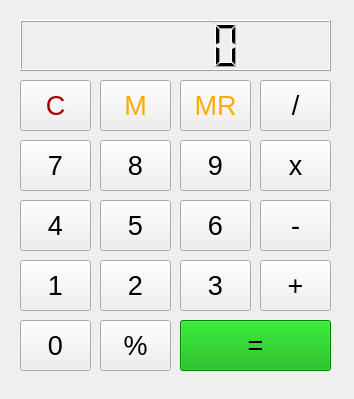
<?xml version="1.0" encoding="UTF-8"?>
<ui version="4.0">
 <class>MainWindow</class>
 <widget class="QMainWindow" name="MainWindow">
  <property name="geometry">
   <rect>
    <x>0</x>
    <y>0</y>
    <width>354</width>
    <height>399</height>
   </rect>
  </property>
  <property name="windowTitle">
   <string>MainWindow</string>
  </property>
  <widget class="QWidget" name="centralwidget">
   <widget class="QPushButton" name="pushButton_7">
    <property name="geometry">
     <rect>
      <x>20</x>
      <y>140</y>
      <width>71</width>
      <height>51</height>
     </rect>
    </property>
    <property name="font">
     <font>
      <pointsize>20</pointsize>
     </font>
    </property>
    <property name="text">
     <string>7</string>
    </property>
   </widget>
   <widget class="QPushButton" name="pushButton_8">
    <property name="geometry">
     <rect>
      <x>100</x>
      <y>140</y>
      <width>71</width>
      <height>51</height>
     </rect>
    </property>
    <property name="font">
     <font>
      <pointsize>20</pointsize>
     </font>
    </property>
    <property name="text">
     <string>8</string>
    </property>
   </widget>
   <widget class="QPushButton" name="pushButton_9">
    <property name="geometry">
     <rect>
      <x>180</x>
      <y>140</y>
      <width>71</width>
      <height>51</height>
     </rect>
    </property>
    <property name="font">
     <font>
      <pointsize>20</pointsize>
     </font>
    </property>
    <property name="text">
     <string>9</string>
    </property>
   </widget>
   <widget class="QPushButton" name="pushButton_4">
    <property name="geometry">
     <rect>
      <x>20</x>
      <y>200</y>
      <width>71</width>
      <height>51</height>
     </rect>
    </property>
    <property name="font">
     <font>
      <pointsize>20</pointsize>
     </font>
    </property>
    <property name="text">
     <string>4</string>
    </property>
   </widget>
   <widget class="QPushButton" name="pushButton_5">
    <property name="geometry">
     <rect>
      <x>100</x>
      <y>200</y>
      <width>71</width>
      <height>51</height>
     </rect>
    </property>
    <property name="font">
     <font>
      <pointsize>20</pointsize>
     </font>
    </property>
    <property name="text">
     <string>5</string>
    </property>
   </widget>
   <widget class="QPushButton" name="pushButton_6">
    <property name="geometry">
     <rect>
      <x>180</x>
      <y>200</y>
      <width>71</width>
      <height>51</height>
     </rect>
    </property>
    <property name="font">
     <font>
      <pointsize>20</pointsize>
     </font>
    </property>
    <property name="text">
     <string>6</string>
    </property>
   </widget>
   <widget class="QPushButton" name="pushButton_1">
    <property name="geometry">
     <rect>
      <x>20</x>
      <y>260</y>
      <width>71</width>
      <height>51</height>
     </rect>
    </property>
    <property name="font">
     <font>
      <pointsize>20</pointsize>
     </font>
    </property>
    <property name="text">
     <string>1</string>
    </property>
   </widget>
   <widget class="QPushButton" name="pushButton_2">
    <property name="geometry">
     <rect>
      <x>100</x>
      <y>260</y>
      <width>71</width>
      <height>51</height>
     </rect>
    </property>
    <property name="font">
     <font>
      <pointsize>20</pointsize>
     </font>
    </property>
    <property name="text">
     <string>2</string>
    </property>
   </widget>
   <widget class="QPushButton" name="pushButton_3">
    <property name="geometry">
     <rect>
      <x>180</x>
      <y>260</y>
      <width>71</width>
      <height>51</height>
     </rect>
    </property>
    <property name="font">
     <font>
      <pointsize>20</pointsize>
     </font>
    </property>
    <property name="text">
     <string>3</string>
    </property>
   </widget>
   <widget class="QPushButton" name="pushButton_0">
    <property name="geometry">
     <rect>
      <x>20</x>
      <y>320</y>
      <width>71</width>
      <height>51</height>
     </rect>
    </property>
    <property name="font">
     <font>
      <pointsize>20</pointsize>
     </font>
    </property>
    <property name="text">
     <string>0</string>
    </property>
   </widget>
   <widget class="QPushButton" name="pushButton_mul">
    <property name="geometry">
     <rect>
      <x>260</x>
      <y>140</y>
      <width>71</width>
      <height>51</height>
     </rect>
    </property>
    <property name="font">
     <font>
      <pointsize>20</pointsize>
     </font>
    </property>
    <property name="text">
     <string>x</string>
    </property>
   </widget>
   <widget class="QPushButton" name="pushButton_sub">
    <property name="geometry">
     <rect>
      <x>260</x>
      <y>200</y>
      <width>71</width>
      <height>51</height>
     </rect>
    </property>
    <property name="font">
     <font>
      <pointsize>20</pointsize>
     </font>
    </property>
    <property name="text">
     <string>-</string>
    </property>
   </widget>
   <widget class="QPushButton" name="pushButton_add">
    <property name="geometry">
     <rect>
      <x>260</x>
      <y>260</y>
      <width>71</width>
      <height>51</height>
     </rect>
    </property>
    <property name="font">
     <font>
      <pointsize>20</pointsize>
     </font>
    </property>
    <property name="text">
     <string>+</string>
    </property>
   </widget>
   <widget class="QPushButton" name="pushButton_equal">
    <property name="geometry">
     <rect>
      <x>180</x>
      <y>320</y>
      <width>151</width>
      <height>51</height>
     </rect>
    </property>
    <property name="font">
     <font>
      <pointsize>20</pointsize>
     </font>
    </property>
    <property name="styleSheet">
     <string notr="true">background-color: rgb(0, 172, 0);</string>
    </property>
    <property name="text">
     <string>=</string>
    </property>
   </widget>
   <widget class="QPushButton" name="pushButton_17">
    <property name="geometry">
     <rect>
      <x>20</x>
      <y>80</y>
      <width>71</width>
      <height>51</height>
     </rect>
    </property>
    <property name="font">
     <font>
      <pointsize>20</pointsize>
     </font>
    </property>
    <property name="styleSheet">
     <string notr="true">color: rgb(170, 0, 0);</string>
    </property>
    <property name="text">
     <string>C</string>
    </property>
   </widget>
   <widget class="QPushButton" name="pushButton_div">
    <property name="geometry">
     <rect>
      <x>260</x>
      <y>80</y>
      <width>71</width>
      <height>51</height>
     </rect>
    </property>
    <property name="font">
     <font>
      <pointsize>20</pointsize>
     </font>
    </property>
    <property name="text">
     <string>/</string>
    </property>
   </widget>
   <widget class="QPushButton" name="pushButton_per">
    <property name="geometry">
     <rect>
      <x>100</x>
      <y>320</y>
      <width>71</width>
      <height>51</height>
     </rect>
    </property>
    <property name="font">
     <font>
      <pointsize>20</pointsize>
     </font>
    </property>
    <property name="text">
     <string>%</string>
    </property>
   </widget>
   <widget class="QLCDNumber" name="lcdNumber">
    <property name="geometry">
     <rect>
      <x>20</x>
      <y>20</y>
      <width>311</width>
      <height>51</height>
     </rect>
    </property>
    <property name="sizePolicy">
     <sizepolicy hsizetype="Minimum" vsizetype="Minimum">
      <horstretch>0</horstretch>
      <verstretch>0</verstretch>
     </sizepolicy>
    </property>
    <property name="baseSize">
     <size>
      <width>0</width>
      <height>0</height>
     </size>
    </property>
    <property name="font">
     <font>
      <underline>false</underline>
     </font>
    </property>
    <property name="toolTip">
     <string>&lt;html&gt;&lt;head/&gt;&lt;body&gt;&lt;p align=&quot;right&quot;&gt;&lt;br/&gt;&lt;/p&gt;&lt;/body&gt;&lt;/html&gt;</string>
    </property>
    <property name="layoutDirection">
     <enum>Qt::LeftToRight</enum>
    </property>
   </widget>
   <widget class="QPushButton" name="pushButton_m">
    <property name="geometry">
     <rect>
      <x>100</x>
      <y>80</y>
      <width>71</width>
      <height>51</height>
     </rect>
    </property>
    <property name="font">
     <font>
      <pointsize>20</pointsize>
     </font>
    </property>
    <property name="styleSheet">
     <string notr="true">color: rgb(255, 170, 0);</string>
    </property>
    <property name="text">
     <string>M</string>
    </property>
   </widget>
   <widget class="QPushButton" name="pushButton_mr">
    <property name="geometry">
     <rect>
      <x>180</x>
      <y>80</y>
      <width>71</width>
      <height>51</height>
     </rect>
    </property>
    <property name="font">
     <font>
      <pointsize>20</pointsize>
     </font>
    </property>
    <property name="styleSheet">
     <string notr="true">color: rgb(255, 170, 0);</string>
    </property>
    <property name="text">
     <string>MR</string>
    </property>
   </widget>
  </widget>
 </widget>
 <resources/>
 <connections/>
</ui>
